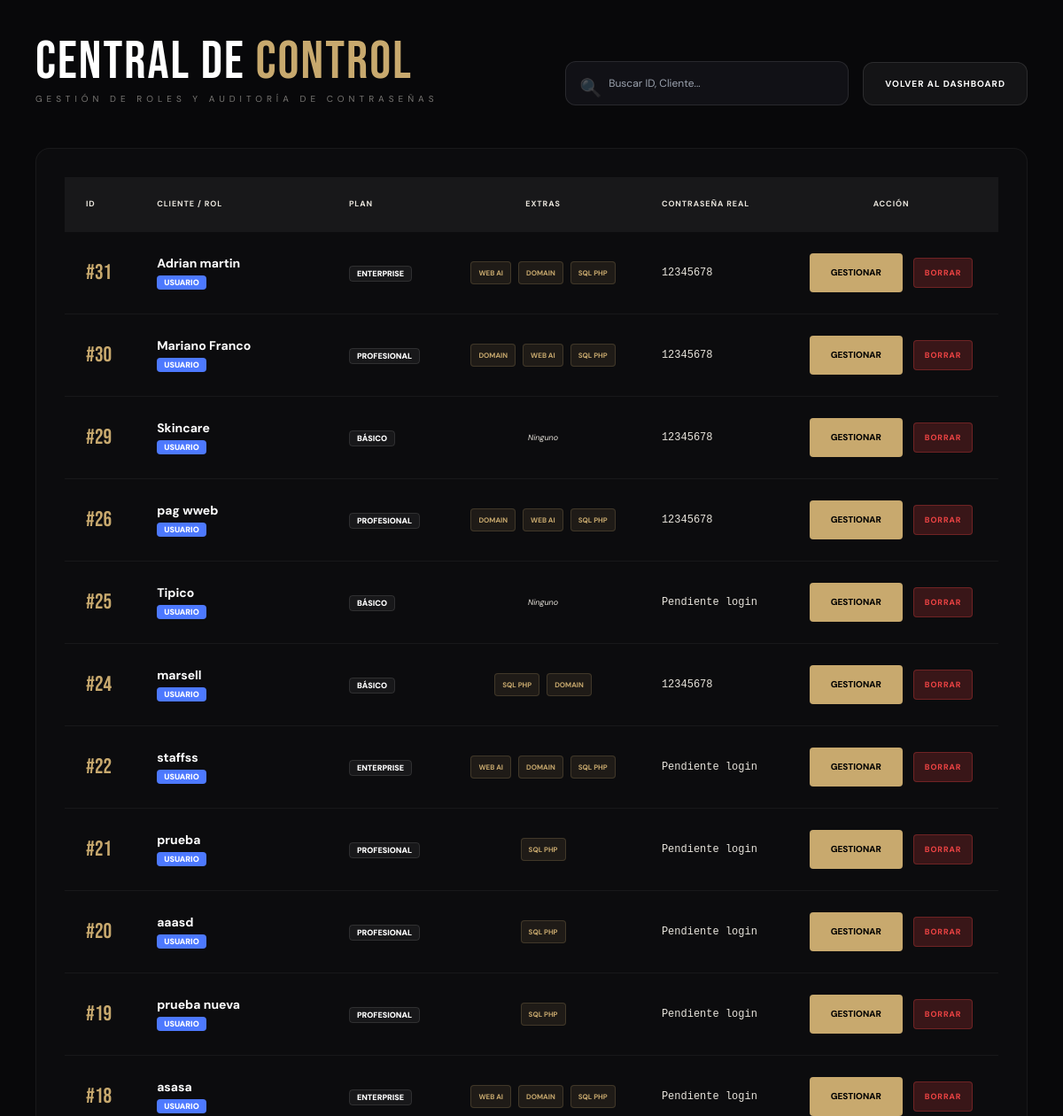
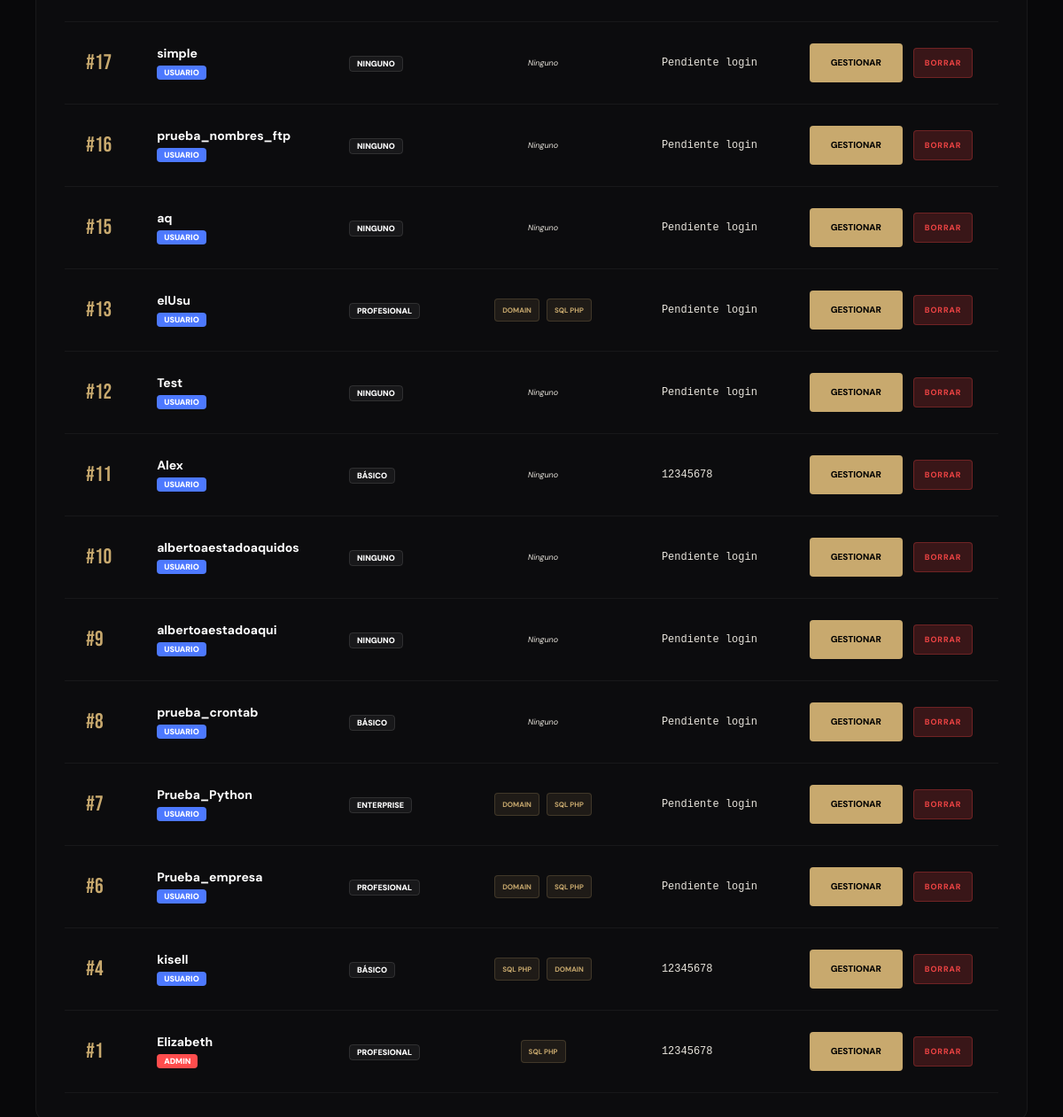
/usuarios.php (signed in), run on the app's committed database (2 pictures, top to bottom).
### tables this page shows
CREATE TABLE `usuarios` (
  `id` int NOT NULL,
  `nombre` varchar(100) NOT NULL,
  `email` varchar(100) NOT NULL,
  `password_hash` varchar(255) NOT NULL,
  `password_plain` varchar(255) DEFAULT NULL,
  `plan_contratado` varchar(50) DEFAULT 'Ninguno',
  `estado_servicio` enum('Pendiente','Activo','Para_Borrar') DEFAULT 'Pendiente',
  `ftp_user` varchar(50) DEFAULT NULL,
  `ftp_pass` varchar(50) DEFAULT NULL,
  `storage_qty` int DEFAULT '0',
  `extras_json` text,
  `rol` varchar(20) DEFAULT 'usuario',
  `fecha_cancelacion` datetime DEFAULT NULL,
  `creado_en_so` tinyint(1) DEFAULT '0',
  `showcase_permission` tinyint(1) NOT NULL DEFAULT '1',
  `multiuser_qty` int DEFAULT '0',
  `modulo_ia` tinyint(1) DEFAULT '0'
);

### usuarios.php (the view, shortened to what this page needs)
<?php
$db = getConexion();
$user_id = isset($_GET['id']) ? (int)$_GET['id'] : null;
if ($user_id) {
    $u = $db->query("SELECT * FROM usuarios WHERE id=$user_id")->fetch_assoc();
    $dom = $db->query("SELECT * FROM dominios WHERE user_id=$user_id")->fetch_assoc();
    $mysql = $db->query("SELECT * FROM modulo_mysql WHERE user_id=$user_id")->fetch_assoc();
    $res_staff = $db->query("SELECT * FROM ftp_cuentas_extra WHERE user_id=$user_id");
    $extras = json_decode($u['extras_json'], true) ?: [];
    $base_gb = ['BÁSICO' => 1, 'PROFESIONAL' => 3, 'ENTERPRISE' => 5];
    $total_gb = $base_gb[strtoupper($u['plan_contratado'])] ?? 1;
} else {
    $res_all = $db->query("SELECT * FROM usuarios ORDER BY id DESC");
}
?>
<!DOCTYPE html>
<html lang="es">
<head>
    <script src="https://cdn.tailwindcss.com"></script>
</head>
<body class="p-10">
    <div class="max-w-7xl mx-auto">
        <?php if ($user_id): ?>
            <div class="flex justify-between items-center mb-12">
                <div>
                    <h1 class="bebas text-6xl text-white">Consola <span class="text-accent">Maestra</span></h1>
                    <div class="flex items-center gap-3 mt-1">
                        <span class="text-[10px] uppercase tracking-[5px] text-muted opacity-50 italic">Auditoría de Usuario #<?php echo $u['id']; ?></span>
                        <span class="role-badge <?php echo ($u['rol'] === 'admin') ? 'role-admin' : 'role-user'; ?>"><?php echo $u['rol']; ?></span>
                    </div>
                </div>
                <div class="flex gap-4">
                    <button onclick="toggleEdit()" class="btn-premium">Editar Todo</button>
                    <a href="usuarios.php" class="text-[10px] uppercase tracking-widest text-white/40 border border-white/10 px-6 py-2.5 rounded hover:text-white transition-all">Regresar</a>
                </div>
            </div>
            <div id="editPanel" class="hidden mb-12 glass-panel border-accent/20 bg-accent/[0.01]">
                <h2 class="bebas text-xl mb-8 text-accent">Panel de Edición y Cambio de Roles</h2>
                <form method="POST" class="grid grid-cols-1 md:grid-cols-4 gap-8">
                    <input type="hidden" name="user_id" value="<?php echo $u['id']; ?>">
                    <div class="space-y-4">
                        <h3 class="text-[10px] uppercase font-bold text-muted border-b border-white/5 pb-2">Identidad y Rol</h3>
                        <input type="text" name="nombre" value="<?php echo htmlspecialchars($u['nombre']); ?>" placeholder="Nombre">
                        <input type="email" name="email" value="<?php echo htmlspecialchars($u['email']); ?>" placeholder="Email">
                        <select name="rol">
                            <option value="usuario" <?php if($u['rol'] == 'usuario') echo 'selected'; ?>>Rol: Usuario</option>
                            <option value="admin" <?php if($u['rol'] == 'admin') echo 'selected'; ?>>Rol: Administrador</option>
                        </select>
                    </div>
                    <div class="space-y-4">
                        <h3 class="text-[10px] uppercase font-bold text-muted border-b border-white/5 pb-2">Contraseña Login</h3>
                        <input type="password" name="nueva_pass" placeholder="Nueva Clave de Login">
                        <select name="plan">
                            <option value="Básico" <?php if($u['plan_contratado'] == 'Básico') echo 'selected'; ?>>Plan Básico</option>
                            <option value="Pro" <?php if($u['plan_contratado'] == 'Pro') echo 'selected'; ?>>Plan Pro</option>
                            <option value="Enterprise" <?php if($u['plan_contratado'] == 'Enterprise') echo 'selected'; ?>>Plan Enterprise</option>
                        </select>
                    </div>
                    <div class="space-y-4">
                        <h3 class="text-[10px] uppercase font-bold text-muted border-b border-white/5 pb-2">Accesos Técnicos</h3>
                        <input type="text" name="ftp_user" value="<?php echo htmlspecialchars($u['ftp_user']); ?>" placeholder="User FTP">
                        <input type="text" name="ftp_pass" value="<?php echo htmlspecialchars($u['ftp_pass']); ?>" placeholder="Pass FTP">
                        <input type="text" name="db_pass" value="<?php echo htmlspecialchars($mysql['db_pass'] ?? ''); ?>" placeholder="Pass MySQL">
                    </div>
                    <div class="flex items-end"><button type="submit" name="actualizar_usuario" class="btn-premium w-full">Guardar Cambios</button></div>
                </form>
            </div>
            <div class="grid grid-cols-1 lg:grid-cols-12 gap-8">
                <div class="lg:col-span-8 space-y-8">
                    <div class="grid grid-cols-1 md:grid-cols-2 gap-8">
                        <div class="glass-panel">
                            <h3 class="bebas text-2xl text-accent mb-6">Acceso a la Web (Login)</h3>
                            <div class="space-y-4 text-sm">
                                <div class="flex justify-between border-b border-white/5 pb-2"><span class="text-muted uppercase text-[9px]">Usuario:</span><span class="cred-val"><?php echo $u['email']; ?></span></div>
                                <div class="flex justify-between border-b border-white/5 pb-2">
                                    <span class="text-muted uppercase text-[9px]">Contraseña Real:</span>
                                    <div class="flex items-center gap-3">
                                        <span id="log-p" class="cred-val" style="-webkit-text-security: disc;"><?php echo $u['password_plain'] ?? 'No capturada'; ?></span>
                                        <button onclick="togglePass('log-p')" class="toggle-btn">👁️</button>
                                    </div>
                                </div>
                            </div>
                        </div>
                        <div class="glass-panel">
                            <h3 class="bebas text-2xl text-white mb-6">Ficheros (FTP)</h3>
                            <div class="space-y-4 text-sm">
                                <div class="flex justify-between border-b border-white/5 pb-2"><span class="text-muted uppercase text-[9px]">User:</span><span class="cred-val"><?php echo $u['ftp_user']; ?></span></div>
                                <div class="flex justify-between border-b border-white/5 pb-2">
                                    <span class="text-muted uppercase text-[9px]">Pass:</span>
                                    <div class="flex items-center gap-3">
                                        <span id="ftp-p" class="cred-val" style="-webkit-text-security: disc;"><?php echo $u['ftp_pass']; ?></span>
                                        <button onclick="togglePass('ftp-p')" class="toggle-btn">👁️</button>
                                    </div>
                                </div>
                            </div>
                        </div>
                    </div>
                    <div class="glass-panel">
                        <h3 class="bebas text-2xl text-white mb-6">Módulos Extra</h3>
                        <div class="grid grid-cols-2 md:grid-cols-4 gap-4">
                            <?php foreach($extras as $item): $p = explode('|', $item); ?>
                                <div class="bg-white/5 p-3 rounded border border-white/5 text-center">
                                    <p class="text-[8px] uppercase text-accent font-bold"><?php echo str_replace('_', ' ', $p[0]); ?></p>
                                    <p class="text-xs font-bold"><?php echo $p[1] ?? '0'; ?>€</p>
                                </div>
                            <?php endforeach; ?>
                        </div>
                    </div>
                </div>
                <div class="lg:col-span-4 space-y-8">
                    <div class="glass-panel">
                        <h3 class="bebas text-xl text-white mb-4 uppercase">Estado y Rol</h3>
                        <div class="space-y-4">
                            <div class="flex justify-between text-xs"><span class="text-muted uppercase">Rol de Cuenta:</span><span class="role-badge <?php echo ($u['rol'] === 'admin') ? 'role-admin' : 'role-user'; ?>"><?php echo $u['rol']; ?></span></div>
                            <div class="flex justify-between text-xs"><span class="text-muted uppercase">Plan Actual:</span><span class="font-bold text-accent"><?php echo $u['plan_contratado']; ?></span></div>
                        </div>
                    </div>
                    <div class="glass-panel">
                        <h3 class="bebas text-xl text-white mb-4 uppercase">Servidor MySQL</h3>
                        <div class="space-y-4 text-xs">
                            <div class="flex justify-between"><span class="text-muted">Nombre DB:</span><span class="cred-val"><?php echo $mysql['db_name'] ?? 'Inactiva'; ?></span></div>
                            <div class="flex justify-between">
                                <span class="text-muted">Password:</span>
                                <div class="flex items-center gap-3">
                                    <span id="db-p" class="cred-val" style="-webkit-text-security: disc;"><?php echo $mysql['db_pass'] ?? '••••'; ?></span>
                                    <button onclick="togglePass('db-p')" class="toggle-btn">👁️</button>
                                </div>
                            </div>
                        </div>
                    </div>
                </div>
            </div>
        <?php else: ?>
            <div class="flex justify-between items-end mb-12">
                <div><h1 class="bebas text-6xl text-white">Central de <span class="text-accent">Control</span></h1><p class="text-[10px] uppercase tracking-[5px] text-muted opacity-50 mt-1">Gestión de Roles y Auditoría de Contraseñas</p></div>
                <div class="flex flex-col md:flex-row gap-4 items-center">
                    <div class="w-80 relative">
                        <input type="text" id="userSearch" onkeyup="filterUsers()" placeholder="Buscar ID, Cliente..." class="bg-card border border-white/10 rounded-xl px-12 py-4 text-xs w-full">
                        <span class="absolute left-4 top-4 text-accent/30 text-xl">🔍</span>
                    </div>
                    <a href="admin_panel.php" class="bg-white/5 border border-white/10 text-white text-[10px] uppercase tracking-widest px-6 py-4 rounded-xl hover:bg-white/10 transition-all font-bold">Volver al Dashboard</a>
                </div>
            </div>
            <div class="glass-panel overflow-hidden">
                <table class="w-full text-left">
                    <thead class="bg-white/5 text-[9px] uppercase tracking-widest text-muted">
                        <tr>
                            <th class="p-6">ID</th>
                            <th class="p-6">Cliente / Rol</th>
                            <th class="p-6">Plan</th>
                            <th class="p-6 text-center">Extras</th>
                            <th class="p-6">Contraseña Real</th>
                            <th class="p-6 text-center">Acción</th>
                        </tr>
                    </thead>
                    <tbody class="text-sm">
                        <?php while($u = $res_all->fetch_assoc()):
                        ?>
                        <tr class="user-row border-b border-white/5 hover:bg-white/[0.02]">
                            <td class="p-6 text-accent font-bebas text-2xl">#<?php echo $u['id']; ?></td>
                            <td class="p-6 font-bold text-white">
                                <?php echo htmlspecialchars($u['nombre']); ?><br>
                                <span class="role-badge <?php echo ($u['rol'] === 'admin') ? 'role-admin' : 'role-user'; ?>"><?php echo $u['rol']; ?></span>
                            </td>
                            <td class="p-6">
                                <span class="role-badge" style="background: rgba(255,255,255,0.05); color: #fff; border: 1px solid rgba(255,255,255,0.1);">
                                    <?php echo $u['plan_contratado']; ?>
                                </span>
                            </td>
                            <td class="p-6">
                                <div class="flex flex-wrap gap-2 justify-center">
                                    <?php
                                    $extras_list = json_decode($u['extras_json'], true) ?: [];
                                    if(empty($extras_list)): ?>
                                        <span class="text-[9px] text-muted italic">Ninguno</span>
                                    <?php else: foreach($extras_list as $ex):
                                        $ex_name = explode('|', $ex)[0];
                                        $ex_name = str_replace('_', ' ', $ex_name);
                                    ?>
                                        <span class="bg-accent/10 border border-accent/20 text-accent text-[8px] px-2 py-0.5 rounded uppercase font-bold">
                                            <?php echo $ex_name; ?>
                                        </span>
                                    <?php endforeach; endif; ?>
                                </div>
                            </td>
                            <td class="p-6 text-xs font-mono text-muted"><?php echo htmlspecialchars($u['password_plain'] ?? 'Pendiente login'); ?></td>
                            <td class="p-6 text-center">
                                <div class="flex items-center justify-center gap-3">
                                    <a href="usuarios.php?id=<?php echo $u['id']; ?>" class="btn-premium">Gestionar</a>
                                    <a href="procesar_borrado.php?id=<?php echo $u['id']; ?>"
                                       onclick="return confirm('¿Estás SEGURO? Esta acción es irreversible: se borrará la base de datos, los archivos web y la cuenta del sistema.')"
                                       class="bg-red-500/20 hover:bg-red-500 border border-red-500/30 text-red-500 hover:text-white px-3 py-1.5 rounded text-[9px] font-bold uppercase tracking-widest transition-all">
                                       Borrar
                                    </a>
                                </div>
                            </td>
                        </tr>
                        <?php endwhile; ?>
                    </tbody>
                </table>
            </div>
        <?php endif; ?>
    </div>
</body>
</html>

### usuarios.php (style rules this page uses)
body { background: #08080a; color: #e8e4dc; font-family: 'DM Sans', sans-serif; }
.bebas { font-family: 'Bebas Neue'; letter-spacing: 2px; }
.glass-panel { background: rgba(255,255,255,0.02); border: 1px solid rgba(255,255,255,0.05); border-radius: 16px; padding: 2rem; }
.btn-premium { background: #c8a96e; color: #000; font-weight: 800; font-size: 10px; text-transform: uppercase; padding: 12px 24px; border-radius: 4px; transition: 0.3s; }
input, select { background: #15151a; border: 1px solid rgba(255,255,255,0.1); border-radius: 8px; padding: 10px; color: white; width: 100%; font-size: 13px; }
.role-badge { font-size: 9px; padding: 2px 8px; border-radius: 4px; text-transform: uppercase; font-weight: 900; }
.role-admin { background: #ff4d4d; color: white; }
.role-user { background: #4d79ff; color: white; }

### data on the page
usuarios: id "31", nombre "Adrian martin", rol "USUARIO", plan_contratado "ENTERPRISE", extras_json "WEB AI", extras_json "DOMAIN", extras_json "SQL PHP", password_plain "12345678"
usuarios: id "30", nombre "Mariano Franco", rol "USUARIO", plan_contratado "PROFESIONAL", extras_json "DOMAIN", extras_json "WEB AI", extras_json "SQL PHP", password_plain "12345678"
usuarios: id "29", nombre "Skincare", rol "USUARIO", plan_contratado "BÁSICO", shows "Ninguno", password_plain "12345678"
usuarios: id "26", nombre "pag wweb", rol "USUARIO", plan_contratado "PROFESIONAL", extras_json "DOMAIN", extras_json "WEB AI", extras_json "SQL PHP", password_plain "12345678"
usuarios: id "25", nombre "Tipico", rol "USUARIO", plan_contratado "BÁSICO", shows "Ninguno", password_plain "Pendiente login"
usuarios: id "24", nombre "marsell", rol "USUARIO", plan_contratado "BÁSICO", extras_json "SQL PHP", extras_json "DOMAIN", password_plain "12345678"
usuarios: id "22", nombre "staffss", rol "USUARIO", plan_contratado "ENTERPRISE", extras_json "WEB AI", extras_json "DOMAIN", extras_json "SQL PHP", password_plain "Pendiente login"
usuarios: id "21", nombre "prueba", rol "USUARIO", plan_contratado "PROFESIONAL", extras_json "SQL PHP", password_plain "Pendiente login"
usuarios: id "20", nombre "aaasd", rol "USUARIO", plan_contratado "PROFESIONAL", extras_json "SQL PHP", password_plain "Pendiente login"
usuarios: id "19", nombre "prueba nueva", rol "USUARIO", plan_contratado "PROFESIONAL", extras_json "SQL PHP", password_plain "Pendiente login"
usuarios: id "18", nombre "asasa", rol "USUARIO", plan_contratado "ENTERPRISE", extras_json "WEB AI", extras_json "DOMAIN", extras_json "SQL PHP", password_plain "Pendiente login"
usuarios: id "17", nombre "simple", rol "USUARIO", plan_contratado "NINGUNO", shows "Ninguno", password_plain "Pendiente login"
usuarios: id "16", nombre "prueba_nombres_ftp", rol "USUARIO", plan_contratado "NINGUNO", shows "Ninguno", password_plain "Pendiente login"
usuarios: id "15", nombre "aq", rol "USUARIO", plan_contratado "NINGUNO", shows "Ninguno", password_plain "Pendiente login"
usuarios: id "13", nombre "elUsu", rol "USUARIO", plan_contratado "PROFESIONAL", extras_json "DOMAIN", extras_json "SQL PHP", password_plain "Pendiente login"
usuarios: id "12", nombre "Test", rol "USUARIO", plan_contratado "NINGUNO", shows "Ninguno", password_plain "Pendiente login"
usuarios: id "11", nombre "Alex", rol "USUARIO", plan_contratado "BÁSICO", shows "Ninguno", password_plain "12345678"
usuarios: id "10", nombre "albertoaestadoaquidos", rol "USUARIO", plan_contratado "NINGUNO", shows "Ninguno", password_plain "Pendiente login"
usuarios: id "9", nombre "albertoaestadoaqui", rol "USUARIO", plan_contratado "NINGUNO", shows "Ninguno", password_plain "Pendiente login"
usuarios: id "8", nombre "prueba_crontab", rol "USUARIO", plan_contratado "BÁSICO", shows "Ninguno", password_plain "Pendiente login"
usuarios: id "7", nombre "Prueba_Python", rol "USUARIO", plan_contratado "ENTERPRISE", extras_json "DOMAIN", extras_json "SQL PHP", password_plain "Pendiente login"
usuarios: id "6", nombre "Prueba_empresa", rol "USUARIO", plan_contratado "PROFESIONAL", extras_json "DOMAIN", extras_json "SQL PHP", password_plain "Pendiente login"
usuarios: id "4", nombre "kisell", rol "USUARIO", plan_contratado "BÁSICO", extras_json "SQL PHP", extras_json "DOMAIN", password_plain "12345678"
usuarios: id "1", nombre "Elizabeth", rol "ADMIN", plan_contratado "PROFESIONAL", extras_json "SQL PHP", password_plain "12345678"
